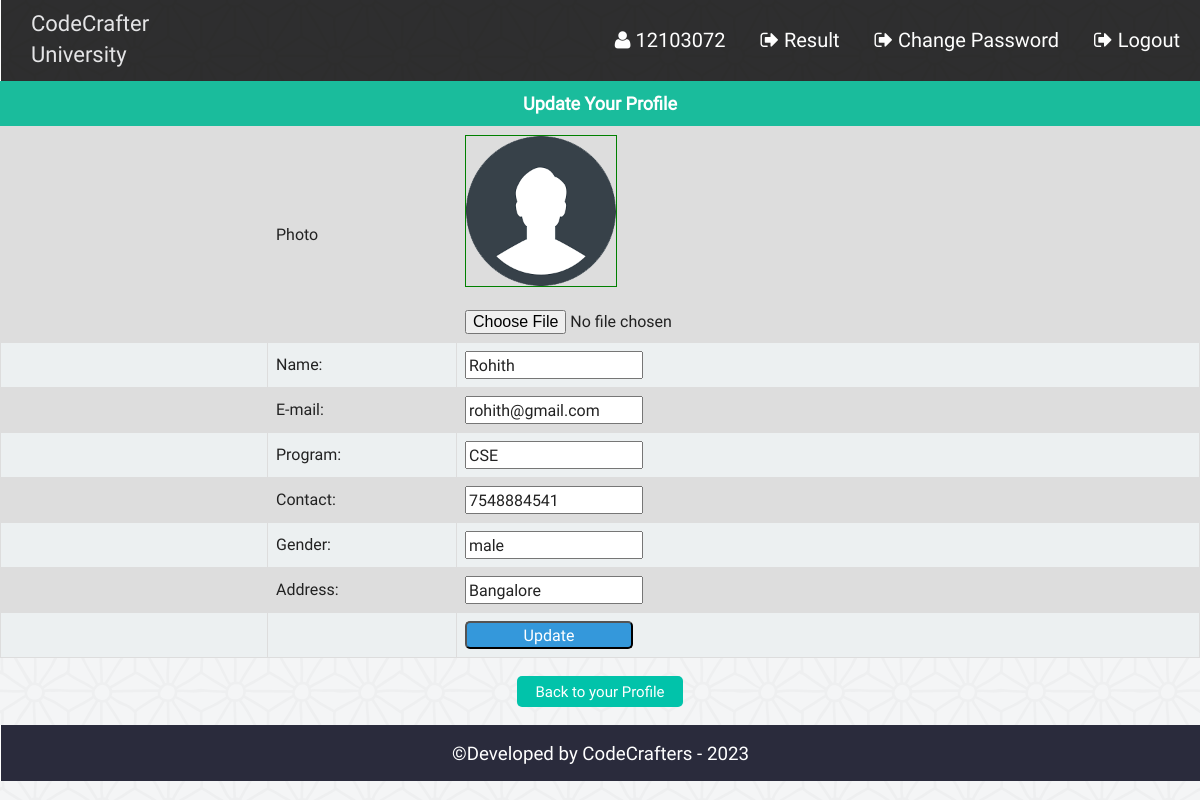
The app's page /admin/st_update.php (signed in) with its own data.
### tables this page shows
CREATE TABLE `st_info` (
  `st_id` int(11) NOT NULL,
  `name` varchar(100) NOT NULL,
  `password` varchar(32) NOT NULL,
  `email` varchar(50) NOT NULL,
  `bday` date NOT NULL,
  `program` varchar(10) NOT NULL,
  `contact` varchar(20) NOT NULL,
  `gender` varchar(10) NOT NULL,
  `address` varchar(255) NOT NULL,
  `img` varchar(255) DEFAULT NULL
);

### admin/php/functions.php (called while the page is built, shortened)
<?php
class login_registration_class{
	public function getuserbyid($st_id){
		global $conn;
		$query = $conn->query("select * from st_info where st_id='$st_id'");
		return $query;
	}
};
?>

### admin/st_update.php (the view, shortened to what this page needs)
<?php
	require "php/config.php";
	require_once "php/functions.php";
	$user = new login_registration_class();
	$sid = $_SESSION['sid'];
?>
<?php
include "php/headertop.php";
?>
<div class="profile">
			<h3 style="font-size:18px;text-align:center;background:#1abc9c;color:#fff;padding:10px;margin:0">Update Your Profile</h3>
			<div class="st_update fix">
				<form action="" method="post" enctype="multipart/form-data">
						<?php
						$result = $user->getuserbyid($sid);
						while($row = $result->fetch_assoc()){
						?>
					<table class="tab_one" >
						<tr>
							<td style="width:250px;"></td>
							<td>Photo</td>
							<td>
							<img id="logo_preview" src="img/student/<?php echo $row['img']?>" style="height:150px; width:150px; border:1px green solid;"><br><br>
							<input type="file" name="personal_image" id="spic" onchange="PreviewImage('personal_image', 'logo_preview')" />
							</td>
						</tr>
						<tr>
							<td style="width:125px;"></td>
							<td>Name:</td>
							<td><input type="text" name="st_name" value="<?php echo $row['name'];?>"></td>
						</tr>
						<tr>
							<td style="width:125px;"></td>
							<td>E-mail:</td>
							<td><input type="email" name="st_email" value="<?php echo $row['email']; ?>"></td>
						</tr>
						<tr>
							<td style="width:125px;"></td>
							<td>Program:</td>
							<td><input type="text" name="st_dept" value="<?php echo $row['program']; ?>"></td>
						</tr>
						<tr>
							<td style="width:125px;"></td>
							<td>Contact:</td>
							<td><input type="text" name="st_contact" value="<?php echo $row['contact']; ?>"></td>
						</tr>
						<tr>
							<td style="width:125px;"></td>
							<td>Gender:</td>
							<td><input type="text" name="st_gender" value="<?php echo $row['gender']; ?>"></td>
						</tr>
						<tr>
							<td style="width:125px;"></td>
							<td>Address:</td>
							<td><input type="text" name="st_add" value="<?php echo $row['address']; ?>"></td>
						</tr>
						<tr>
						<td style="width:125px;"></td>
						<td></td>
						<td colspan="2">
							<input style="background:#3498db;color:#fff;width:168px;border-radius:5px;" type="submit" name="Update" value="Update">
							</td>
						</tr>
					</table>
						<?php } ?>
				</form>
			</div>
			<div class="back fix">
				<p style="text-align:center"><a href="st_profile.php"><button class="editbtn">Back to your Profile</button></a></p>
			</div>
</div>
<?php include "php/footerbottom.php";?>

### admin/css/style.css (style rules this page uses)
html { color: #222; font-size: 1em; line-height: 1.4; }
audio, canvas, iframe, img, svg, video { vertical-align: middle; }
a { text-decoration:none; }
.fix { overflow:hidden; }
body { font-family:roboto !important; background:url(../img/ptrn.png) repeat fixed; }
.st_reg th, td { padding: 8px; }
table.tab_one { width:100%; }
table.tab_one td { border:1px solid #ddd; padding:8px; }
table.tab_one tr:nth-child(odd) { background:#ddd; }
table.tab_one tr:nth-child(even) { background:#ecf0f1; }
.editbtn { background-color: #01C3AA; border: none; border-radius:5px; color: white; padding: 5px 18px; text-align: center; text-decoration: none; display: inline-block; font-size: 15px; margin: 2px 1px; cursor: pointer; }
table.att_tab tr,td,th { border:2px solid #ddd; border-collapse:collapse; padding:8px; }

### records on screen
st_info: img (picture), st_name "Rohith", st_email "rohith@gmail.com", st_dept "CSE", st_contact "7548884541", st_gender "male", st_add "Bangalore"

### other values on screen
$sid "12103072"
